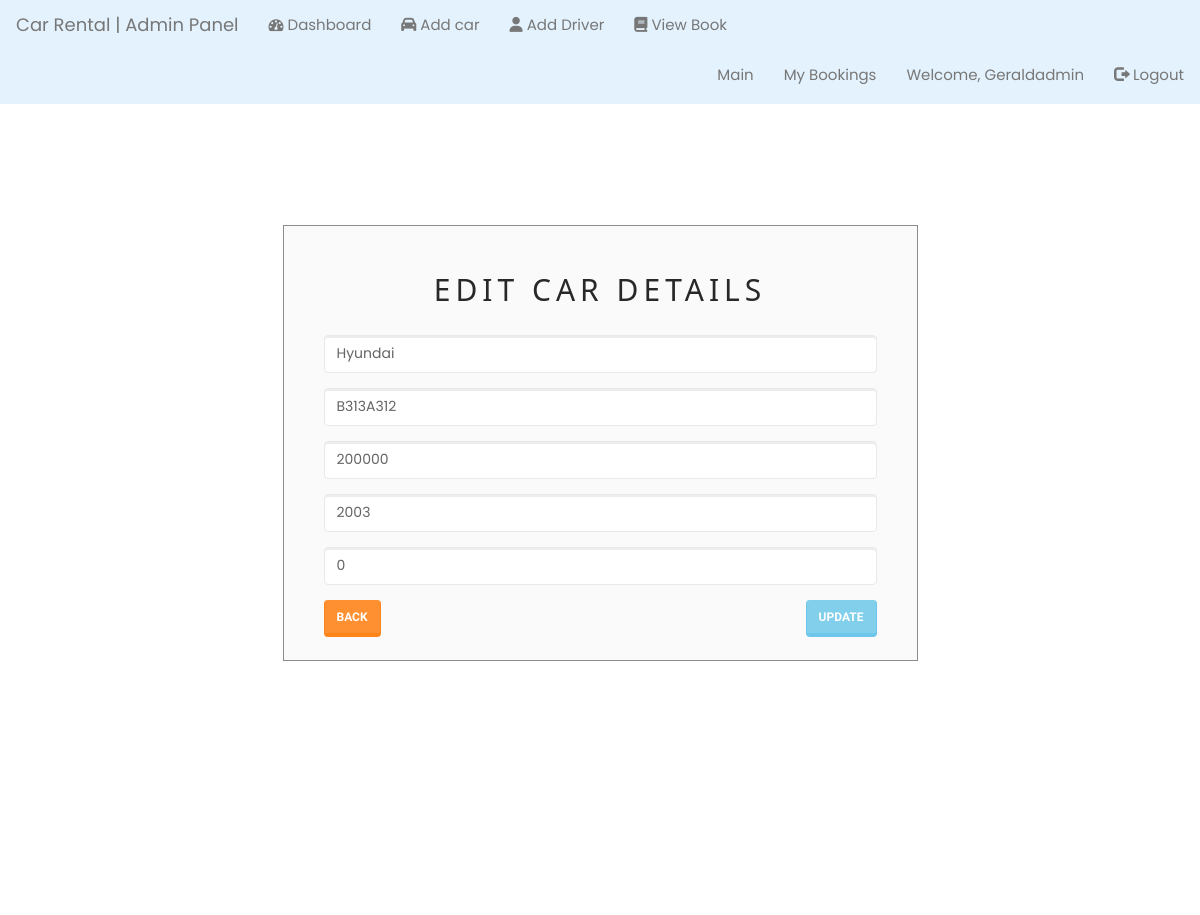
The app's page /editcar.php?car_id=3 (signed in) with its own data.
### tables this page shows
CREATE TABLE `cars` (
  `car_id` int(255) NOT NULL,
  `car_name` varchar(50) NOT NULL,
  `car_nameplate` varchar(50) NOT NULL,
  `car_img` varchar(50) DEFAULT 'NA',
  `price` int(11) DEFAULT NULL,
  `year` int(6) DEFAULT NULL,
  `car_availability` tinyint(1) DEFAULT 1
);

### editcar.php (the view, shortened to what this page needs)
<?php
@include 'config.php';
?>
<head>
<link rel="stylesheet" href="assets/bootstrap/css/bootstrap.min.css">
<link rel="stylesheet" href="assets/fonts/font-awesome.min.css">
<link rel="stylesheet" href="assets/w3css/w3.css">
<link rel="stylesheet" type="text/css" href="assets/css/customerlogin.css">
<link rel="stylesheet" type="text/css" media="screen" href="assets/css/clientpage.css" />
	<link rel="stylesheet" href="css/font-awesome.min.css">
	<link rel="stylesheet" href="css/style.css">
	<link rel="stylesheet" href="https://maxcdn.bootstrapcdn.com/bootstrap/3.4.1/css/bootstrap.min.css">
  <link rel="stylesheet" href="https://maxcdn.bootstrapcdn.com/bootstrap/3.4.1/css/bootstrap.min.css">
    <link rel="stylesheet" href="assets/bootstrap/css/bootstrap.min.css">
    <link rel="stylesheet" href="assets/fonts/font-awesome.min.css">
    <link rel="stylesheet" href="assets/css/user.css">
    <link rel="stylesheet" href="assets/w3css/w3.css">
    <?php
    include ('navbar.php');
    $car_id = $_GET['car_id'];
    $data = mysqli_query($conn, "SELECT * FROM cars WHERE car_id='$car_id'");
    while ($display = mysqli_fetch_array($data)) {
		 $car_name = $display['car_name'];
		 $car_nameplate = $display['car_nameplate'];
		 $price = $display['price'];
		 $year = $display['year'];
		 $car_availability = $display['car_availability']; }
    ?>
</head>
<div class="container" style="margin-top: 65px;" >
    <div class="col-md-7" style="float: none; margin: 0 auto;">
      <div class="form-area">
        <form role="form" action="editcar.php" enctype="multipart/form-data" method="POST">
        <br style="clear: both">
          <h3 style="margin-bottom: 25px; text-align: center; font-size: 30px;"> Edit Car Details </h3>
          <div class="form-group">
            <input type="text" class="form-control" id="car_name" name="car_name" placeholder="Car Name " required autofocus="" value=<?php echo $car_name;?>>
          </div>
          <div class="form-group">
            <input type="text" class="form-control" id="car_nameplate" name="car_nameplate" placeholder="Vehicle Number Plate" required value=<?php echo $car_nameplate;?>>
          </div>
          <div class="form-group">
            <input type="text" class="form-control" id="price" name="price" placeholder="Price/day" required value=<?php echo $price;?>>
          </div>
          <div class="form-group">
            <input type="text" class="form-control" id="year" name="year" placeholder="Car year" required value=<?php echo $year;?>>
          </div>
          <div class="form-group">
            <input type="text" class="form-control" id="car_availability" name="year" placeholder="1(True)/0(False)" required value=<?php echo $car_availability;?>>
          </div>
          <a class="btn btn-warning pull-left" href="admin_page.php"> Back</a>
           <button type="submit" name="update" class="btn btn-info pull-right"> Update </button>
        </form>
      </div>
    </div>

### assets/w3css/w3.css (style rules this page uses)
*,*:before,*:after { box-sizing:inherit }
a { background-color:transparent;-webkit-text-decoration-skip:objects }
button,input,select,textarea { font:inherit;margin:0 }
button,input { overflow:visible }
button,select { text-transform:none }
button,html [type=button],[type=reset],[type=submit] { -webkit-appearance:button }
h3 { font-size:24px }
h1,h2,h3,h4,h5,h6 { font-family:"Segoe UI",Arial,sans-serif;font-weight:400;margin:10px 0 }
a { color:inherit }

### assets/css/clientpage.css (style rules this page uses)
.form-area { background-color: #FAFAFA; padding: 10px 40px 60px; margin: 10px 0px 60px; border: 1px solid GREY; opacity: 0.9; }

### css/style.css (style rules this page uses)
* { font-family: 'Poppins', sans-serif; margin: 0; padding: 0; box-sizing: border-box; outline: none; border: none; text-decoration: none; }
.container { min-height: 100vh; display: flex; align-items: center; justify-content: center; padding: 20px; padding-bottom: 60px; }
a { color: #37a6c4; }
.btn { font-family: 'Oswald', sans-serif; }
.btn { text-transform: none; }
* { margin: 0px; padding: 0px; box-sizing: border-box; font-family: 'Poppins', sans-serif; }
.container { width: 80%; display: block; margin: auto; padding-top: 100px; }

### records on screen
cars: car_name "Hyundai", car_nameplate "B313A312", price "200000", year "2003", year "0"

### other values on screen
$_SESSION['admin_name'] "Geraldadmin"
